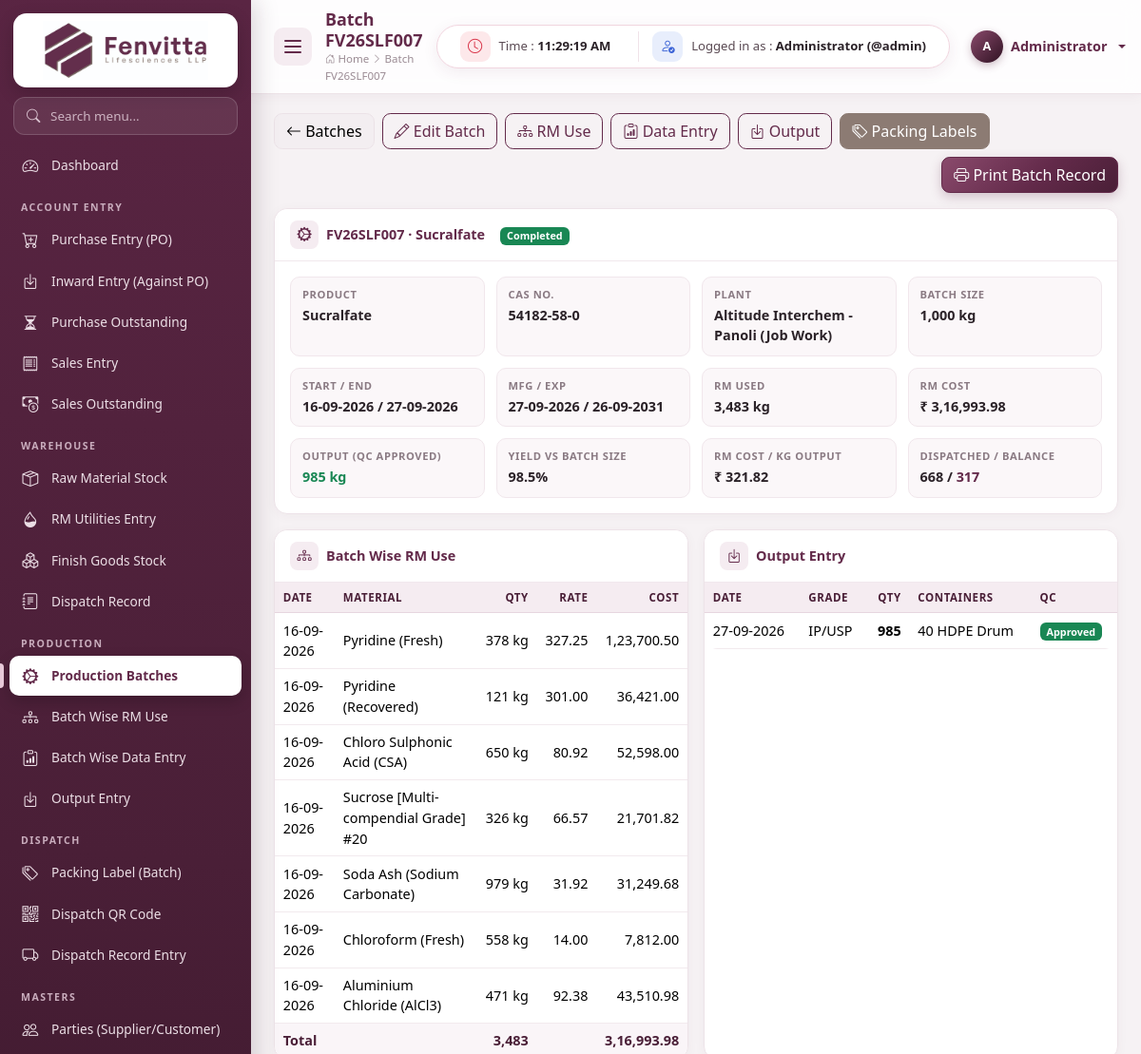
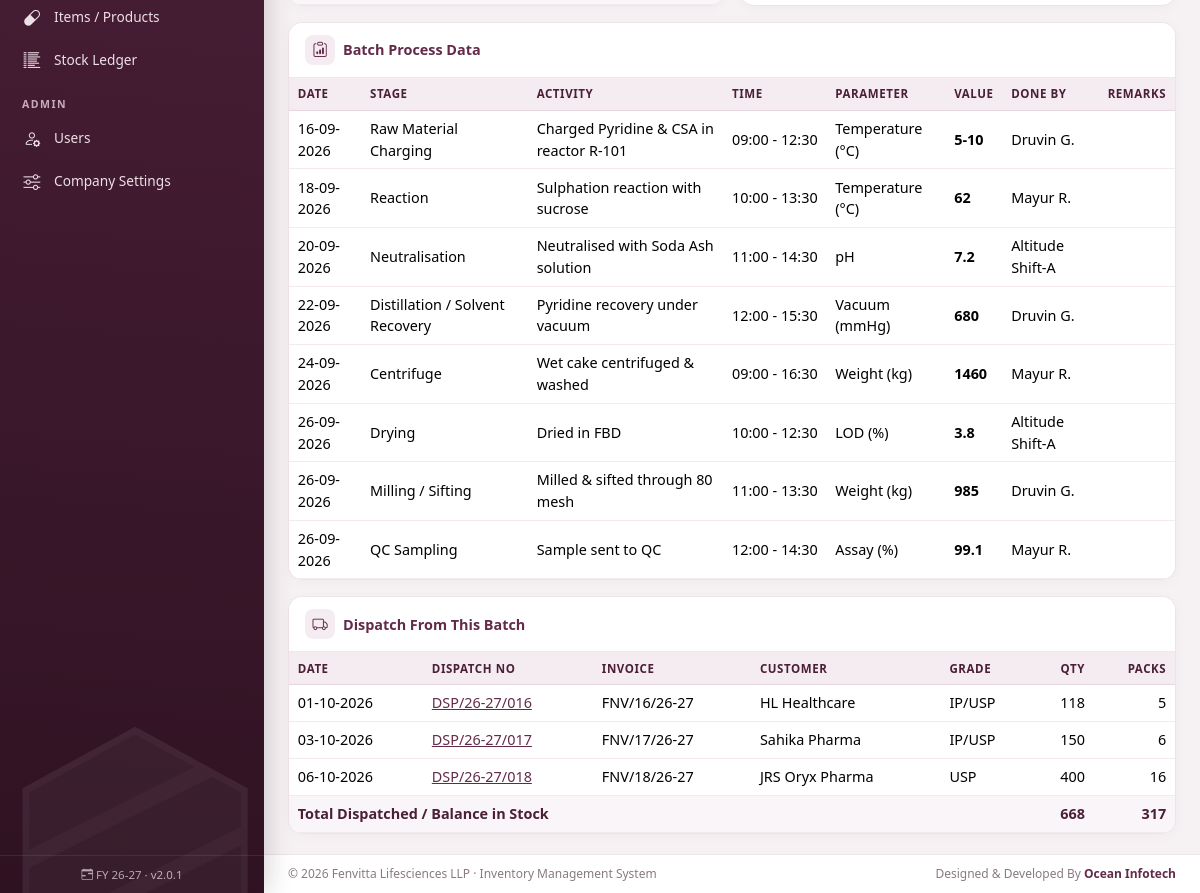
Screenshot of /production/view/7 (signed in) with the database file from the repository (2 pictures, top to bottom).
### tables this page shows
CREATE TABLE production_batches (
  id INT AUTO_INCREMENT PRIMARY KEY,
  batch_no VARCHAR(40) NOT NULL UNIQUE,
  item_id INT NOT NULL,
  plant VARCHAR(100) NULL,
  batch_size DECIMAL(14,3) NOT NULL DEFAULT 0,
  start_date DATE NULL,
  end_date DATE NULL,
  mfg_date DATE NULL,
  exp_date DATE NULL,
  status ENUM('Planned','In Process','Completed','Cancelled') NOT NULL DEFAULT 'Planned',
  remarks TEXT NULL,
  created_by INT NULL,
  created_at TIMESTAMP DEFAULT CURRENT_TIMESTAMP,
  INDEX (item_id), INDEX (status)
);

CREATE TABLE items (
  id INT AUTO_INCREMENT PRIMARY KEY,
  item_type ENUM('RM','PM','FG','CONSUMABLE','SERVICE') NOT NULL DEFAULT 'RM',
  code VARCHAR(40) NULL,
  name VARCHAR(150) NOT NULL,
  cas_no VARCHAR(40) NULL,
  grade VARCHAR(60) NULL,
  hsn VARCHAR(20) NULL,
  unit VARCHAR(15) NOT NULL DEFAULT 'kg',
  gst_rate DECIMAL(5,2) NOT NULL DEFAULT 18,
  std_rate DECIMAL(14,2) NOT NULL DEFAULT 0,
  reorder_level DECIMAL(14,3) NOT NULL DEFAULT 0,
  opening_qty DECIMAL(14,3) NOT NULL DEFAULT 0,
  opening_rate DECIMAL(14,2) NOT NULL DEFAULT 0,
  opening_date DATE NULL,
  shelf_life_months INT NOT NULL DEFAULT 0,
  is_active TINYINT(1) NOT NULL DEFAULT 1,
  created_at TIMESTAMP DEFAULT CURRENT_TIMESTAMP,
  INDEX (item_type)
);

CREATE TABLE batch_rm (
  id INT AUTO_INCREMENT PRIMARY KEY,
  batch_id INT NOT NULL,
  issue_date DATE NOT NULL,
  item_id INT NOT NULL,
  qty DECIMAL(14,3) NOT NULL DEFAULT 0,
  rate DECIMAL(14,2) NOT NULL DEFAULT 0,
  remarks VARCHAR(255) NULL,
  created_at TIMESTAMP DEFAULT CURRENT_TIMESTAMP,
  INDEX (batch_id), INDEX (item_id)
);

CREATE TABLE batch_outputs (
  id INT AUTO_INCREMENT PRIMARY KEY,
  batch_id INT NOT NULL,
  output_date DATE NOT NULL,
  qty DECIMAL(14,3) NOT NULL DEFAULT 0,
  grade VARCHAR(60) NULL,
  containers INT NOT NULL DEFAULT 0,
  pack_type VARCHAR(60) NULL,
  qc_status ENUM('Pending','Approved','Rejected') NOT NULL DEFAULT 'Approved',
  remarks VARCHAR(255) NULL,
  created_at TIMESTAMP DEFAULT CURRENT_TIMESTAMP,
  INDEX (batch_id)
);

CREATE TABLE batch_data (
  id INT AUTO_INCREMENT PRIMARY KEY,
  batch_id INT NOT NULL,
  entry_date DATE NOT NULL,
  stage VARCHAR(80) NULL,
  activity VARCHAR(150) NULL,
  start_time TIME NULL,
  end_time TIME NULL,
  parameter VARCHAR(100) NULL,
  observed_value VARCHAR(100) NULL,
  done_by VARCHAR(80) NULL,
  remarks VARCHAR(255) NULL,
  created_at TIMESTAMP DEFAULT CURRENT_TIMESTAMP,
  INDEX (batch_id)
);

CREATE TABLE dispatch_items (
  id INT AUTO_INCREMENT PRIMARY KEY,
  dispatch_id INT NOT NULL,
  item_id INT NOT NULL,
  batch_id INT NULL,
  grade VARCHAR(60) NULL,
  qty DECIMAL(14,3) NOT NULL DEFAULT 0,
  packs INT NOT NULL DEFAULT 0,
  pack_type VARCHAR(60) NULL,
  INDEX (dispatch_id), INDEX (batch_id), INDEX (item_id)
);

CREATE TABLE dispatches (
  id INT AUTO_INCREMENT PRIMARY KEY,
  dispatch_no VARCHAR(40) NOT NULL UNIQUE,
  dispatch_date DATE NOT NULL,
  sale_id INT NULL,
  party_id INT NOT NULL,
  invoice_no VARCHAR(60) NULL,
  destination VARCHAR(150) NULL,
  transporter VARCHAR(120) NULL,
  vehicle_no VARCHAR(40) NULL,
  lr_no VARCHAR(60) NULL,
  driver_name VARCHAR(80) NULL,
  driver_mobile VARCHAR(30) NULL,
  remarks TEXT NULL,
  qr_token VARCHAR(40) NOT NULL,
  created_by INT NULL,
  created_at TIMESTAMP DEFAULT CURRENT_TIMESTAMP,
  INDEX (dispatch_date), INDEX (party_id), INDEX (sale_id)
);

CREATE TABLE parties (
  id INT AUTO_INCREMENT PRIMARY KEY,
  party_type ENUM('Supplier','Customer','Both','Job Worker','Transporter') NOT NULL DEFAULT 'Supplier',
  name VARCHAR(150) NOT NULL,
  address VARCHAR(255) NULL,
  city VARCHAR(80) NULL,
  state VARCHAR(80) NULL DEFAULT 'Gujarat',
  gstin VARCHAR(20) NULL,
  contact_person VARCHAR(100) NULL,
  phone VARCHAR(40) NULL,
  email VARCHAR(120) NULL,
  payment_terms INT NOT NULL DEFAULT 0,
  is_active TINYINT(1) NOT NULL DEFAULT 1,
  created_at TIMESTAMP DEFAULT CURRENT_TIMESTAMP,
  INDEX (party_type), INDEX (name)
);

### includes/db.php (called while the page is built, shortened)
<?php
$conn = null;
function db()
{
    global $conn;
    if ($conn === null) {
        try {
            $conn = mysqli_connect(DB_HOST, DB_USER, DB_PASS, DB_NAME, DB_PORT);
            mysqli_set_charset($conn, 'utf8mb4');
        } catch (mysqli_sql_exception $e) {
            http_response_code(500);
            die('<h3 style="font-family:sans-serif;color:#632a4a">Database connection failed.</h3>'
                . '<p style="font-family:sans-serif">Check <code>config/config.php</code> and import <code>database/fenvita_inventory.sql</code>.<br><small>'
                . htmlspecialchars($e->getMessage()) . '</small></p>');
        }
    }
    return $conn;
}
function q($sql, $params = [])
{
    $stmt = mysqli_prepare(db(), $sql);
    if ($params) {
        $types = '';
        $values = [];
        foreach ($params as $p) {
            if (is_int($p)) {
                $types .= 'i';
            } elseif (is_float($p)) {
                $types .= 'd';
            } else {
                $types .= 's';
            }
            $values[] = $p;
        }
        mysqli_stmt_bind_param($stmt, $types, ...$values);
    }
    mysqli_stmt_execute($stmt);
    $result = mysqli_stmt_get_result($stmt);
    return $result === false ? true : $result;
}
function rows($sql, $params = [])
{
    $result = q($sql, $params);
    return mysqli_fetch_all($result, MYSQLI_ASSOC);
}
function row($sql, $params = [])
{
    $result = q($sql, $params);
    $r = mysqli_fetch_assoc($result);
    return $r ?: null;
}
function val($sql, $params = [])
{
    $result = q($sql, $params);
    $r = mysqli_fetch_row($result);
    return $r ? $r[0] : null;
}

### modules/production/view.php (the view, shortened to what this page needs)
<?php
$id = (int)get('id');
$b = row('SELECT b.*, i.name product, i.unit, i.cas_no FROM production_batches b JOIN items i ON i.id = b.item_id WHERE b.id=?', [$id]);
$rm = rows('SELECT r.*, i.name item_name, i.unit FROM batch_rm r JOIN items i ON i.id = r.item_id WHERE r.batch_id=? ORDER BY r.issue_date, r.id', [$id]);
$data = rows('SELECT * FROM batch_data WHERE batch_id=? ORDER BY entry_date, start_time, id', [$id]);
$outputs = rows('SELECT * FROM batch_outputs WHERE batch_id=? ORDER BY output_date, id', [$id]);
$dispatches = rows('SELECT di.*, d.dispatch_no, d.dispatch_date, d.invoice_no, d.id did, p.name party FROM dispatch_items di
                    JOIN dispatches d ON d.id = di.dispatch_id JOIN parties p ON p.id = d.party_id WHERE di.batch_id=? ORDER BY d.dispatch_date', [$id]);
$rmQty = array_sum(array_column($rm, 'qty'));
$rmCost = 0;
foreach ($rm as $r) $rmCost += $r['qty'] * $r['rate'];
$outQty = 0;
foreach ($outputs as $o) if ($o['qc_status'] === 'Approved') $outQty += $o['qty'];
$dispQty = array_sum(array_column($dispatches, 'qty'));
$balance = batch_balance($id);
$yield = $b['batch_size'] > 0 ? $outQty / $b['batch_size'] * 100 : 0;
include ROOT_PATH . '/includes/header.php';
?>
<div class="d-flex gap-2 mb-3 flex-wrap no-print">
    <a href="<?= url('production') ?>" class="btn btn-light"><i class="bi bi-arrow-left"></i> Batches</a>
    <a href="<?= url('production/edit/' . $id) ?>" class="btn btn-outline-primary"><i class="bi bi-pencil"></i> Edit Batch</a>
    <a href="<?= url('batch_rm') ?>?batch_id=<?= $id ?>" class="btn btn-outline-primary"><i class="bi bi-diagram-3"></i> RM Use</a>
    <a href="<?= url('batch_data') ?>?batch_id=<?= $id ?>" class="btn btn-outline-primary"><i class="bi bi-clipboard-data"></i> Data Entry</a>
    <a href="<?= url('batch_output') ?>?batch_id=<?= $id ?>" class="btn btn-outline-primary"><i class="bi bi-box-arrow-in-down"></i> Output</a>
    <a href="<?= url('packing_label') ?>?batch_id=<?= $id ?>" class="btn btn-accent"><i class="bi bi-tags"></i> Packing Labels</a>
    <button onclick="window.print()" class="btn btn-primary ms-auto"><i class="bi bi-printer"></i> Print Batch Record</button>
</div>
<div class="card mb-3">
    <div class="card-header"><i class="bi bi-gear-wide-connected"></i> <?= e($b['batch_no']) ?> &middot; <?= e($b['product']) ?> <span class="ms-2"><?= status_badge($b['status']) ?></span></div>
    <div class="card-body">
        <div class="info-grid">
            <div><div class="k">Product</div><div class="v"><?= e($b['product']) ?></div></div>
            <div><div class="k">CAS No.</div><div class="v"><?= e($b['cas_no']) ?: '-' ?></div></div>
            <div><div class="k">Plant</div><div class="v"><?= e($b['plant']) ?: '-' ?></div></div>
            <div><div class="k">Batch Size</div><div class="v"><?= qty($b['batch_size']) ?> <?= e($b['unit']) ?></div></div>
            <div><div class="k">Start / End</div><div class="v"><?= dmy($b['start_date']) ?: '-' ?> / <?= dmy($b['end_date']) ?: '-' ?></div></div>
            <div><div class="k">Mfg / Exp</div><div class="v"><?= dmy($b['mfg_date']) ?: '-' ?> / <?= dmy($b['exp_date']) ?: '-' ?></div></div>
            <div><div class="k">RM Used</div><div class="v"><?= qty($rmQty) ?> kg</div></div>
            <div><div class="k">RM Cost</div><div class="v"><?= money($rmCost) ?></div></div>
            <div><div class="k">Output (QC Approved)</div><div class="v text-success"><?= qty($outQty) ?> <?= e($b['unit']) ?></div></div>
            <div><div class="k">Yield vs Batch Size</div><div class="v"><?= number_format($yield, 1) ?>%</div></div>
            <div><div class="k">RM Cost / kg Output</div><div class="v"><?= $outQty > 0 ? money($rmCost / $outQty) : '-' ?></div></div>
            <div><div class="k">Dispatched / Balance</div><div class="v"><?= qty($dispQty) ?> / <span class="text-primary"><?= qty($balance) ?></span></div></div>
        </div>
    </div>
</div>
<div class="row g-3">
    <div class="col-xl-6">
        <div class="card h-100">
            <div class="card-header"><i class="bi bi-diagram-3"></i> Batch Wise RM Use</div>
            <div class="table-responsive">
                <table class="table table-sm">
                    <thead><tr><th>Date</th><th>Material</th><th class="num">Qty</th><th class="num">Rate</th><th class="num">Cost</th></tr></thead>
                    <tbody>
                    <?php foreach ($rm as $r): ?>
                        <tr><td><?= dmy($r['issue_date']) ?></td><td><?= e($r['item_name']) ?></td><td class="num"><?= qty($r['qty'], 3) ?> <?= e($r['unit']) ?></td><td class="num"><?= inr($r['rate']) ?></td><td class="num"><?= inr($r['qty'] * $r['rate']) ?></td></tr>
                    <?php endforeach; ?>
                    </tbody>
                    <tfoot><tr><td colspan="2">Total</td><td class="num"><?= qty($rmQty, 3) ?></td><td></td><td class="num"><?= inr($rmCost) ?></td></tr></tfoot>
                </table>
            </div>
        </div>
    </div>
    <div class="col-xl-6">
        <div class="card h-100">
            <div class="card-header"><i class="bi bi-box-arrow-in-down"></i> Output Entry</div>
            <div class="table-responsive">
                <table class="table table-sm">
                    <thead><tr><th>Date</th><th>Grade</th><th class="num">Qty</th><th>Containers</th><th>QC</th></tr></thead>
                    <tbody>
                    <?php foreach ($outputs as $o): ?>
                        <tr><td><?= dmy($o['output_date']) ?></td><td><?= e($o['grade']) ?></td><td class="num fw-semibold"><?= qty($o['qty'], 3) ?></td><td><?= (int)$o['containers'] ?> <?= e($o['pack_type']) ?></td><td><?= status_badge($o['qc_status']) ?></td></tr>
                    <?php endforeach; ?>
                    </tbody>
                </table>
            </div>
        </div>
    </div>
    <div class="col-12">
        <div class="card">
            <div class="card-header"><i class="bi bi-clipboard-data"></i> Batch Process Data</div>
            <div class="table-responsive">
                <table class="table table-sm">
                    <thead><tr><th>Date</th><th>Stage</th><th>Activity</th><th>Time</th><th>Parameter</th><th>Value</th><th>Done By</th><th>Remarks</th></tr></thead>
                    <tbody>
                    <?php foreach ($data as $d): ?>
                        <tr><td><?= dmy($d['entry_date']) ?></td><td><?= e($d['stage']) ?></td><td><?= e($d['activity']) ?></td>
                            <td class="text-nowrap"><?= $d['start_time'] ? substr($d['start_time'], 0, 5) : '' ?><?= $d['end_time'] ? ' - ' . substr($d['end_time'], 0, 5) : '' ?></td>
                            <td><?= e($d['parameter']) ?></td><td class="fw-semibold"><?= e($d['observed_value']) ?></td><td><?= e($d['done_by']) ?></td><td class="small"><?= e($d['remarks']) ?></td></tr>
                    <?php endforeach; ?>
                    </tbody>
                </table>
            </div>
        </div>
    </div>
    <div class="col-12">
        <div class="card">
            <div class="card-header"><i class="bi bi-truck"></i> Dispatch From This Batch</div>
            <div class="table-responsive">
                <table class="table table-sm">
                    <thead><tr><th>Date</th><th>Dispatch No</th><th>Invoice</th><th>Customer</th><th>Grade</th><th class="num">Qty</th><th class="num">Packs</th></tr></thead>
                    <tbody>
                    <?php foreach ($dispatches as $d): ?>
                        <tr><td><?= dmy($d['dispatch_date']) ?></td><td><a href="<?= url('dispatch/print/' . $d['did']) ?>"><?= e($d['dispatch_no']) ?></a></td><td><?= e($d['invoice_no']) ?></td><td><?= e($d['party']) ?></td><td><?= e($d['grade']) ?></td><td class="num"><?= qty($d['qty'], 3) ?></td><td class="num"><?= (int)$d['packs'] ?></td></tr>
                    <?php endforeach; ?>
                    </tbody>
                    <tfoot><tr><td colspan="5">Total Dispatched / Balance in Stock</td><td class="num"><?= qty($dispQty, 3) ?></td><td class="num"><?= qty($balance, 3) ?></td></tr></tfoot>
                </table>
            </div>
        </div>
    </div>
</div>
<?php include ROOT_PATH . '/includes/footer.php'; ?>

### includes/functions.php (shortened to what this page needs)
<?php
require_once __DIR__ . '/db.php';
function e($v): string
{
    return htmlspecialchars((string)($v ?? ''), ENT_QUOTES, 'UTF-8');
}
function inr($n, int $dec = 2): string
{
    $n = (float)$n;
    $neg = $n < 0;
    $n = abs($n);
    $parts = explode('.', number_format($n, $dec, '.', ''));
    $int = $parts[0];
    $last3 = substr($int, -3);
    $rest = substr($int, 0, -3);
    if ($rest !== '' && $rest !== false) {
        $rest = preg_replace('/\B(?=(\d{2})+(?!\d))/', ',', $rest);
        $int = $rest . ',' . $last3;
    }
    $out = $int . ($dec > 0 ? '.' . $parts[1] : '');
    return ($neg ? '-' : '') . $out;
}
function money($n): string
{
    return '₹ ' . inr($n);
}
function qty($n, int $dec = 2): string
{
    $s = inr($n, $dec);
    return $dec > 0 ? rtrim(rtrim($s, '0'), '.') ?: '0' : $s;
}
function dmy(?string $d): string
{
    return date('d-m-Y', strtotime($d));
}
function url(string $path = ''): string
{
    return BASE_URL . ltrim($path, '/');
}
function get(string $k, $default = '')
{
    $v = $_GET[$k] ?? $default;
    return is_string($v) ? trim($v) : $v;
}
function batch_balance(int $batchId): float
{
    return (float)val('SELECT COALESCE(SUM(qty_in-qty_out),0) FROM stock_ledger WHERE batch_id=?', [$batchId]);
}
function status_badge(string $s): string
{
    $map = [
        'Paid' => 'success', 'Received' => 'success', 'Completed' => 'success', 'Complete' => 'success', 'Approved' => 'success', 'Dispatched' => 'success',
        'Partial' => 'warning', 'In Process' => 'warning', 'Pending' => 'secondary', 'Planned' => 'info',
        'Overdue' => 'danger', 'Cancelled' => 'dark', 'Rejected' => 'danger', 'Unpaid' => 'secondary', 'Not Dispatched' => 'secondary',
    ];
    return '<span class="badge text-bg-' . ($map[$s] ?? 'secondary') . '">' . e($s) . '</span>';
}

### rows the page displays
production_batches: batch_no "FV26SLF007", item.name "Sucralfate", status "Completed", item.cas_no "54182-58-0", plant "Altitude Interchem - Panoli (Job Work)", batch_size "1,000", item.unit "kg", start_date "16-09-2026", end_date "27-09-2026", mfg_date "27-09-2026", exp_date "26-09-2031", batch_size "98.5"
batch_rm: issue_date "16-09-2026", item.name "Pyridine (Fresh)", qty "378", item.unit "kg", rate "327.25", inr($r['qty'] * $r['rate']) "1,23,700.50"
batch_rm: issue_date "16-09-2026", item.name "Pyridine (Recovered)", qty "121", item.unit "kg", rate "301.00", inr($r['qty'] * $r['rate']) "36,421.00"
batch_rm: issue_date "16-09-2026", item.name "Chloro Sulphonic Acid (CSA)", qty "650", item.unit "kg", rate "80.92", inr($r['qty'] * $r['rate']) "52,598.00"
batch_rm: issue_date "16-09-2026", item.name "Sucrose [Multi-compendial Grade] #20", qty "326", item.unit "kg", rate "66.57", inr($r['qty'] * $r['rate']) "21,701.82"
batch_rm: issue_date "16-09-2026", item.name "Soda Ash (Sodium Carbonate)", qty "979", item.unit "kg", rate "31.92", inr($r['qty'] * $r['rate']) "31,249.68"
batch_rm: issue_date "16-09-2026", item.name "Chloroform (Fresh)", qty "558", item.unit "kg", rate "14.00", inr($r['qty'] * $r['rate']) "7,812.00"
batch_rm: issue_date "16-09-2026", item.name "Aluminium Chloride (AlCl3)", qty "471", item.unit "kg", rate "92.38", inr($r['qty'] * $r['rate']) "43,510.98"
batch_outputs: output_date "27-09-2026", grade "IP/USP", qty "985", containers "40", pack_type "HDPE Drum", qc_status "Approved"
batch_data: entry_date "16-09-2026", stage "Raw Material Charging", activity "Charged Pyridine & CSA in reactor R-101", start_time "09:00", end_time "12:30", parameter "Temperature (°C)", observed_value "5-10", done_by "Druvin G."
batch_data: entry_date "18-09-2026", stage "Reaction", activity "Sulphation reaction with sucrose", start_time "10:00", end_time "13:30", parameter "Temperature (°C)", observed_value "62", done_by "Mayur R."
batch_data: entry_date "20-09-2026", stage "Neutralisation", activity "Neutralised with Soda Ash solution", start_time "11:00", end_time "14:30", parameter "pH", observed_value "7.2", done_by "Altitude Shift-A"
batch_data: entry_date "22-09-2026", stage "Distillation / Solvent Recovery", activity "Pyridine recovery under vacuum", start_time "12:00", end_time "15:30", parameter "Vacuum (mmHg)", observed_value "680", done_by "Druvin G."
batch_data: entry_date "24-09-2026", stage "Centrifuge", activity "Wet cake centrifuged & washed", start_time "09:00", end_time "16:30", parameter "Weight (kg)", observed_value "1460", done_by "Mayur R."
batch_data: entry_date "26-09-2026", stage "Drying", activity "Dried in FBD", start_time "10:00", end_time "12:30", parameter "LOD (%)", observed_value "3.8", done_by "Altitude Shift-A"
batch_data: entry_date "26-09-2026", stage "Milling / Sifting", activity "Milled & sifted through 80 mesh", start_time "11:00", end_time "13:30", parameter "Weight (kg)", observed_value "985", done_by "Druvin G."
batch_data: entry_date "26-09-2026", stage "QC Sampling", activity "Sample sent to QC", start_time "12:00", end_time "14:30", parameter "Assay (%)", observed_value "99.1", done_by "Mayur R."
dispatch_items: dispatch.dispatch_date "01-10-2026", dispatch.dispatch_no "DSP/26-27/016", dispatch.invoice_no "FNV/16/26-27", parties.name "HL Healthcare", grade "IP/USP", qty "118", packs "5"
dispatch_items: dispatch.dispatch_date "03-10-2026", dispatch.dispatch_no "DSP/26-27/017", dispatch.invoice_no "FNV/17/26-27", parties.name "Sahika Pharma", grade "IP/USP", qty "150", packs "6"
dispatch_items: dispatch.dispatch_date "06-10-2026", dispatch.dispatch_no "DSP/26-27/018", dispatch.invoice_no "FNV/18/26-27", parties.name "JRS Oryx Pharma", grade "USP", qty "400", packs "16"

### other values shown
$navItem[0] "Dashboard"
$navItem[0] "ACCOUNT ENTRY"
$navSub[0] "Purchase Entry (PO)"
$navSub[0] "Inward Entry (Against PO)"
$navSub[0] "Purchase Outstanding"
$navSub[0] "Sales Entry"
$navSub[0] "Sales Outstanding"
$navItem[0] "WAREHOUSE"
$navSub[0] "Raw Material Stock"
$navSub[0] "RM Utilities Entry"
$navSub[0] "Finish Goods Stock"
$navSub[0] "Dispatch Record"
$navItem[0] "PRODUCTION"
$navSub[0] "Production Batches"
$navSub[0] "Batch Wise RM Use"
